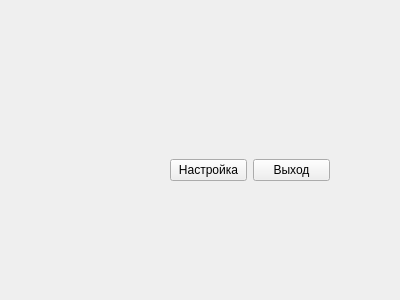
<?xml version="1.0" encoding="UTF-8"?>
<ui version="4.0">
 <class>MrkGUI</class>
 <widget class="QWidget" name="MrkGUI">
  <property name="geometry">
   <rect>
    <x>0</x>
    <y>0</y>
    <width>400</width>
    <height>300</height>
   </rect>
  </property>
  <property name="windowTitle">
   <string>Form</string>
  </property>
  <widget class="QWidget" name="horizontalLayoutWidget">
   <property name="geometry">
    <rect>
     <x>170</x>
     <y>130</y>
     <width>160</width>
     <height>80</height>
    </rect>
   </property>
   <layout class="QHBoxLayout" name="buttonHLayout">
    <item>
     <widget class="QPushButton" name="setingButton">
      <property name="text">
       <string>Настройка</string>
      </property>
     </widget>
    </item>
    <item>
     <widget class="QPushButton" name="exitButton">
      <property name="text">
       <string>Выход</string>
      </property>
     </widget>
    </item>
   </layout>
  </widget>
 </widget>
 <resources/>
 <connections/>
</ui>
